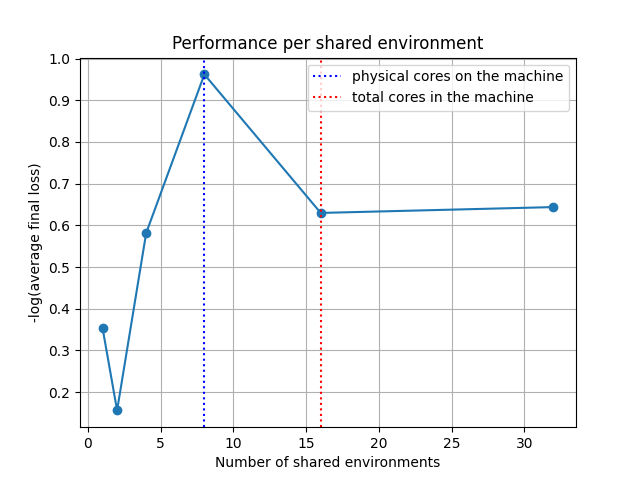

Source code (Python):
import pandas as pd
import numpy as np
import matplotlib.pyplot as plt

# Read CSV
df = pd.read_csv('results.csv')

# Add idx within each (n_env, iteration) group
df['idx'] = df.groupby(['n_env', 'iteration']).cumcount()

# Filter to final loss in each iteration (idx == 9)
final_losses = df[df['idx'] == 9]

# Compute average final loss per n_env
avg_final_loss = final_losses.groupby('n_env')['loss'].mean().reset_index()

# Take log of the negative loss
avg_final_loss['log_neg_loss'] = -np.log(avg_final_loss['loss'])

# Plot
plt.plot(avg_final_loss['n_env'], avg_final_loss['log_neg_loss'], marker='o')
plt.axvline(8, color='blue', linestyle='dotted', label='physical cores on the machine')
plt.axvline(16, color='red', linestyle='dotted', label='total cores in the machine')

plt.xlabel('Number of shared environments')
plt.ylabel('-log(average final loss)')
plt.title('Performance per shared environment')
plt.legend()
plt.grid(True)
plt.savefig('performance.png')